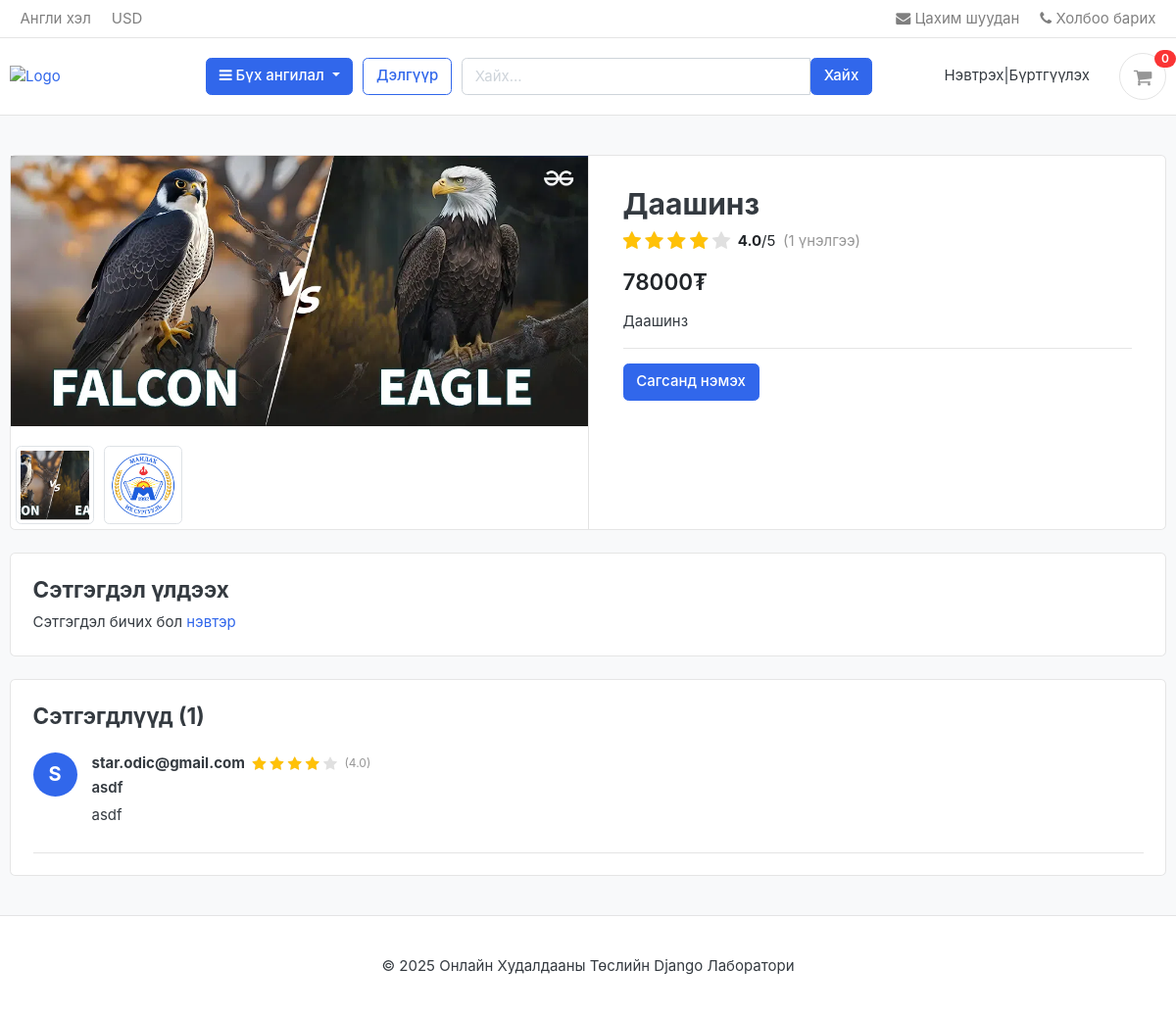
Page /huvcas/daashinz/ on the committed database.
### shop_app/models.py (models this page shows, shortened)
class ImageGallery(models.Model):
    product = models.ForeignKey(Product, on_delete=models.CASCADE, related_name='gallery')
    image = models.ImageField(upload_to='images/products/gallery', max_length=255)
    class Meta:
        db_table = "tbl_product_images"
        verbose_name = "Product Image"
        verbose_name_plural = "Product Images"

class Product(models.Model):
    product_name = models.CharField(max_length=200, unique=True)
    slug = models.SlugField(max_length=200, unique=True)
    description = models.TextField(max_length=500, blank=True)
    price = models.IntegerField()
    images = models.ImageField(upload_to='images/products', blank=True, null=True)
    stock = models.IntegerField()
    is_available = models.BooleanField(default=True)
    category = models.ForeignKey(Category, on_delete=models.CASCADE)
    created_date = models.DateTimeField(auto_now_add=True)
    modified_date = models.DateTimeField(auto_now=True)
    class Meta:
        db_table = "tbl_products"

class ReviewRating(models.Model):
    product = models.ForeignKey(Product, on_delete=models.CASCADE, related_name='reviews')
    user = models.ForeignKey(User, on_delete=models.CASCADE)
    title = models.CharField(max_length=100, blank=True)
    review = models.TextField(max_length=500, blank=True)
    rating = models.FloatField()  # 1.0 - 5.0
    created_date = models.DateTimeField(auto_now_add=True)
    ip = models.CharField(max_length=100, blank=True, null=True)
    class Meta:
        db_table = "store_reviewrating"
        ordering = ['-created_date']

### shop_app/views.py (the view)
# urls.py: path("<slug:categorySlug>/<slug:productSlug>/", views.product_detail, name="product_detail"),
def product_detail(request, categorySlug, productSlug):
    category = get_object_or_404(Category, slug=categorySlug)
    product = get_object_or_404(Product, slug=productSlug, category=category)
    comments = ReviewRating.objects.filter(product=product).order_by('-created_date')
    rating_avg = ReviewRating.objects.filter(product=product).aggregate(avg=Avg("rating"))["avg"] or 0
    rating_percent = (rating_avg / 5) * 100 if rating_avg else 0
    for c in comments:
        c.percent = (c.rating / 5) * 100
    context = {
        "single_product": product,
        "comments": comments,
        "rating_avg": round(rating_avg, 2),
        "rating_percent": rating_percent,
        "in_cart": CartItem.objects.filter(cart__id=_cart_id(request), product=product).exists(),
        "product_images": ImageGallery.objects.filter(product=product)
    }
    return render(request, "product-detail.html", context)

### cart_app/context_processors.py (called while the page is built)
def counter(request):
    cart_count = 0
    try:
        cart = Cart.objects.filter(id=_cart_id(request))
        cart_items = CartItem.objects.all().filter(cart = cart[:1])
        for cart_item in cart_items:
            cart_count += cart_item.quantity
    except Cart.DoesNotExist:
        cart_count = 0
    return dict(cart_count = cart_count)

### cart_app/views.py (called while the page is built)
def _cart_id(request):
    cart = request.session.session_key
    if not cart:
        cart = request.session.create()
    return cart

### lab2Template/contextProcessors.py (called while the page is built)
def categoriesProcessor(request):
    categories = Category.objects.all()
    return {'categories': categories}

### shop_app/models.py (called while the page is built)
    def getUrl(self):
        return reverse('categoryDetail', kwargs={'slug': self.slug})

### templates/product-detail.html (shortened to what this page needs)
{% extends "base.html" %}
{% load static %}
{% block content %}
<section class="section-content padding-y bg">
<div class="container">
<div class="card">
  <div class="row no-gutters">
    <aside class="col-md-6">
      <article class="gallery-wrap">
        <div class="position-relative" style="width:100%;">
            {% if product_images and product_images.exists %}
              <img id="main-image" src="{{ product_images.first.image.url }}" class="img-fluid main-image-zoom" style="width:100%;cursor: zoom-in;">
            {% elif single_product.images %}
              <img id="main-image" src="{{ single_product.images.url }}" class="img-fluid main-image-zoom" style="width:100%;cursor: zoom-in;">
            {% else %}
              <img id="main-image" src="{% static 'images/default_product.jpg' %}" class="img-fluid main-image-zoom" style="width:100%;cursor: zoom-in;">
            {% endif %}
        </div>
        {% if product_images and product_images.exists %}
        <div class="d-flex mt-3 flex-wrap">
          {% for img in product_images %}
            <img src="{{ img.image.url }}" data-full="{{ img.image.url }}"
                 class="img-thumbnail thumb-image"
                 style="width:80px;height:80px;object-fit:cover;margin:5px;cursor:pointer;">
          {% endfor %}
        </div>
        {% endif %}
      </article>
    </aside>
    <main class="col-md-6 border-left">
      <article class="content-body">
        <h2 class="title">{{ single_product.product_name }}</h2>
        <div class="rating-display mb-3 d-flex align-items-center">
          <div class="stars-container" data-rating="{{ rating_percent }}">
            <div class="stars-outer">
              <i class="fa fa-star"></i>
              <i class="fa fa-star"></i>
              <i class="fa fa-star"></i>
              <i class="fa fa-star"></i>
              <i class="fa fa-star"></i>
            </div>
            <div class="stars-inner">
              <i class="fa fa-star"></i>
              <i class="fa fa-star"></i>
              <i class="fa fa-star"></i>
              <i class="fa fa-star"></i>
            </div>
          </div>
          <span class="text-dark ml-2"><strong>{{ rating_avg }}</strong>/5</span>
          <span class="text-muted ml-2">({{ comments.count }} үнэлгээ)</span>
        </div>
        <div class="mb-3">
          <var class="price h4">{{ single_product.price }}₮</var>
        </div>
        <p>{{ single_product.description|default:"Мэдээлэл байхгүй" }}</p>
        <hr>
        {% if single_product.stock <= 0 %}
          <button class="btn btn-secondary" disabled>Бараа дууссан</button>
        {% else %}
          {% if in_cart %}
            <a href="#" class="btn btn-success"><i class="fas fa-check"></i> Сагсанд нэмсэн</a>
            <a href="{% url 'cart' %}" class="btn btn-outline-primary">Сагс харах</a>
          {% else %}
            <a href="{% url 'add_cart' single_product.id %}" class="btn btn-primary">Сагсанд нэмэх</a>
          {% endif %}
        {% endif %}
      </article>
    </main>
  </div>
</div>
<div class="card mt-4 p-4">
  <h4>Сэтгэгдэл үлдээх</h4>
  {% if user.is_authenticated %}
  <form method="POST" action="{% url 'submit_review' single_product.id %}">
    {% csrf_token %}
    <div id="rateStars" class="rate-stars mb-3">
      <i class="fa fa-star star" data-val="1"></i>
      <i class="fa fa-star star" data-val="2"></i>
      <i class="fa fa-star star" data-val="3"></i>
      <i class="fa fa-star star" data-val="4"></i>
      <i class="fa fa-star star" data-val="5"></i>
    </div>
    <input type="hidden" name="rate" id="rateInput">
    <input type="text" name="title" class="form-control mb-3" placeholder="Гарчиг (заавал биш)">
    <textarea name="review" class="form-control mb-3" placeholder="Сэтгэгдэл..." rows="3" required></textarea>
    <button class="btn btn-success">Илгээх</button>
  </form>
  {% else %}
  <p>Сэтгэгдэл бичих бол <a href="{% url 'signin' %}">нэвтэр</a></p>
  {% endif %}
</div>
<div class="card mt-4 p-4">
  <h4>Сэтгэгдлүүд ({{ comments.count }})</h4>
  {% for c in comments %}
  <div class="border-bottom py-3">
      <div class="d-flex align-items-start mb-2">
          <div class="mr-3">
              {% if c.user.profile.avatar %}
                <img src="{{ c.user.profile.avatar.url }}" class="rounded-circle" style="width:45px;height:45px;object-fit:cover;">
              {% else %}
                <div class="rounded-circle bg-primary text-white d-flex align-items-center justify-content-center"
                     style="width:45px;height:45px;font-size:20px;font-weight:bold;">
                  {{ c.user.username|first|upper }}
                </div>
              {% endif %}
          </div>
          <div class="flex-grow-1">
              <div class="d-flex align-items-center mb-1">
                  <b class="mr-2">{{ c.user.username }}</b>
                  <div class="stars-container small-stars" data-rating="{{ c.percent }}">
                    <div class="stars-outer">
                      <i class="fa fa-star"></i>
                      <i class="fa fa-star"></i>
                      <i class="fa fa-star"></i>
                      <i class="fa fa-star"></i>
                      <i class="fa fa-star"></i>
                    </div>
                    <div class="stars-inner">
                      <i class="fa fa-star"></i>
                      <i class="fa fa-star"></i>
                      <i class="fa fa-star"></i>
                      <i class="fa fa-star"></i>
                    </div>
                  </div>
                  <span class="ml-2 text-muted small">({{ c.rating }})</span>
              </div>
              {% if c.title %}
                <h6 class="mb-1 font-weight-bold">{{ c.title }}</h6>
              {% endif %}
              <p class="mt-2 mb-1">{{ c.review }}</p>
          </div>
      </div>
  </div>
  {% empty %}
    <p class="text-muted">Сэтгэгдэл хараахан алга.</p>
  {% endfor %}
</div>
</div>
</section>
{% endblock %}
{% block extra_js %}
<link rel="stylesheet" href="https://cdnjs.cloudflare.com/ajax/libs/font-awesome/4.7.0/css/font-awesome.min.css">
{% endblock %}

### static/css/ui.css (style rules this page uses)
html { font-family: "Inter", sans-serif; font-size: 15px; }
.content-body { flex: 1 1 auto; padding: 2rem 2.3rem; }
.padding-y { padding-top: 40px; padding-bottom: 40px; }
var { font-style: normal; }
article:after, .form-group:after { display: block; clear: both; content: ""; }
.bg { background-color: #f8f9fa; }
p:last-child { margin-bottom: 0; }
.price { font-weight: 600; color: #212529; }

### templates/product-detail.html (style rules this page uses)
.stars-container { position: relative; display: inline-block; line-height: 1; }
.stars-outer { position: relative; display: inline-block; }
.stars-outer i { color: #e0e0e0; font-size: 20px; }
.stars-inner { position: absolute; left: 0; top: 0; white-space: nowrap; overflow: hidden; width: 0%; }
.stars-inner i { color: #ffc107; font-size: 20px; }
.small-stars .stars-outer i { font-size: 15px; }
.small-stars .stars-inner i { font-size: 15px; }

### rows in the picture
ImageGallery: first.image (picture), image (picture)
ImageGallery: image (picture)
Product: product_name "Даашинз", price "78000", description "Даашинз"
ReviewRating: user.username|first "S", user.username "star.odic@gmail.com", rating "4.0", title "asdf", review "asdf"

### other values in the picture
{{ cart_count }} "0"
{{ rating_avg }} "4.0"
{{ comments.count }} "1"
